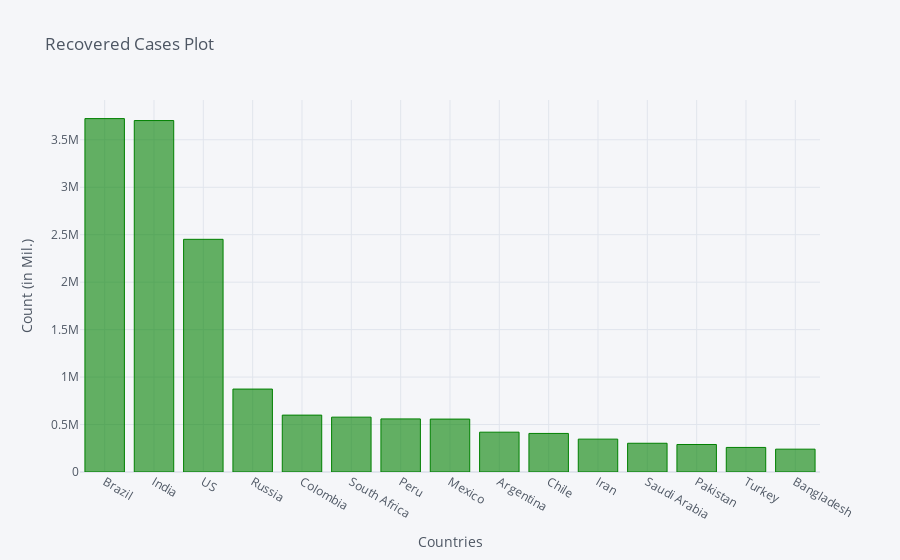

Write notebook code for a chart like this one.
### Code cell
recovered_df2_plot.iplot(kind='bar', x='Country/Region', y='9/13/20',color='green',
                         title='Recovered Cases Plot',xTitle='Countries',yTitle='Count (in Mil.)')

### Figure 1 — Plotly figure (JSON) as saved in the notebook; plotly's stock layout.template omitted (floating-point values rounded to 4 significant figures)
{"data": [{"marker": {"color": "rgba(0, 128, 0, 0.6)", "line": {"color": "rgba(0, 128, 0, 1.0)", "width": 1}}, "name": "9/13/20", "orientation": "v", "text": "", "type": "bar", "x": ["Brazil", "India", "US", "Russia", "Colombia", "South Africa", "Peru", "Mexico", "Argentina", "Chile", "Iran", "Saudi Arabia", "Pakistan", "Turkey", "Bangladesh"], "y": [3723206, 3702595, 2451406, 873684, 599385, 577906, 559321, 557381, 419513, 406326, 346242, 302870, 289806, 258833, 240643]}], "layout": {"legend": {"bgcolor": "#F5F6F9", "font": {"color": "#4D5663"}}, "paper_bgcolor": "#F5F6F9", "plot_bgcolor": "#F5F6F9", "title": {"font": {"color": "#4D5663"}, "text": "Recovered Cases Plot"}, "xaxis": {"gridcolor": "#E1E5ED", "showgrid": true, "tickfont": {"color": "#4D5663"}, "title": {"font": {"color": "#4D5663"}, "text": "Countries"}, "zerolinecolor": "#E1E5ED"}, "yaxis": {"gridcolor": "#E1E5ED", "showgrid": true, "tickfont": {"color": "#4D5663"}, "title": {"font": {"color": "#4D5663"}, "text": "Count (in Mil.)"}, "zerolinecolor": "#E1E5ED"}}}
